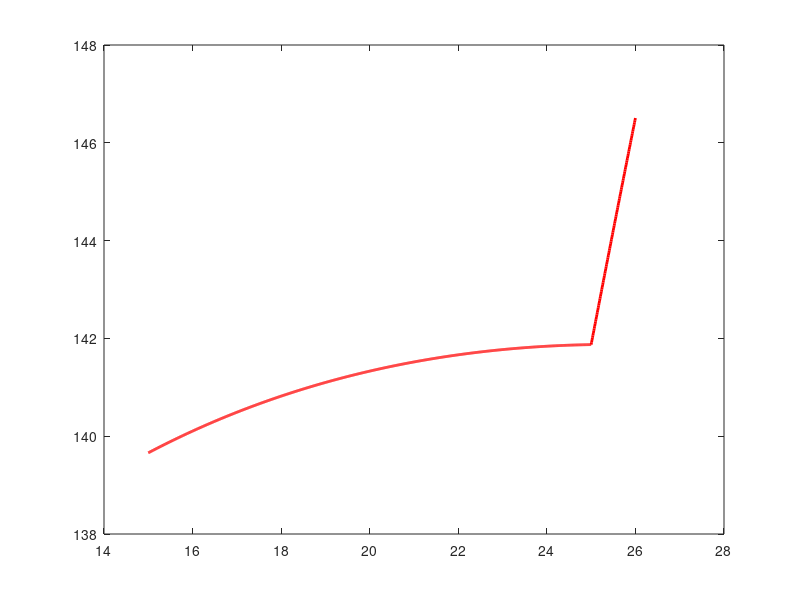

This figure's MATLAB source: (Note: this script raises an error after producing the figure.)
% The cross-section of a copper cable (thermal conductivity kCu = 150 W/(m K),
% specific heat cp,Cu = 350 J/(kg K), density ρCu = 8900 kg/m^3, electrical resistivity
% ρel,Cu = 2 × 10^-8 Ω m) used for the combined transport of liquid nitrogen and electric
% power is shown in the figure. The conductor carries a current I = 20 kA and is internally
% cooled by the flow of nitrogen, which is at a temperature TN = 77 K (heat transfer
% coefficient hint = 1200 W/m^2K), while the outer side is thermally insulated by a layer
% of thermal insulation (thermal conductivity kins = 0.5 W/mK, specific heat cp,ins = 1800 J/kgK,
% density ρins = 2500 kg/m^3, with assumed infinite electrical resistivity), which, in turn,
% exchanges heat with stagnant air at Ta = 25 °C (heat transfer coefficient hext = 15 W/m^2K).
% The contact resistance between the internal copper cylinder and the insulation can be considered negligible.
% Calculate numerically and graphically represent the radial temperature distribution across the
% cross-section of the cable (both in the copper and in the insulation).
% By parametrically varying the thickness of the insulation between 0.1 mm and 15 mm, numerically calculate
% and graphically represent the value of the heat transferred per unit length through the insulation,
% with the aim of evaluating the critical insulation thickness t_c that minimizes the heat losses of the cable.
% Remember that the analytical expression for the critical radius is t_c = k_ins / h_ext - r_in, where r_in is
% the radius of the thermal insulation.


% Laib 4, exercise 3
% Simone Canevarolo
% S269893
% 5/11/2024

clear all
close all
clc

rint = 15e-3; % m, internal radius with N2
sscu = 10e-3; % m, thickness of copper
ssins = 1e-3; % m, thickness of insulant layer
rtot = rint+sscu+ssins; % m
sstot = sscu+ssins; % m

% Copper
kcu = 150; % W/m/L, heat conduction
cpcu = 350; % J/Kg/K, specific heat
rocu = 8900; % Kg/m^3, density
roelcu = 2e-8; % Ohm*m, electrical resistance

II = 20e3; % A

Tn = 77; % K, temperature of nitrogen
hint = 1200; % W/m^2/K

% insulat layer
kins = 0.5; % W/m/K
cpins = 1800; % J/Kg/K
roins = 2500; % Kg/m^3
% roelins = inf. for Hp.

Ta = 298; % K, air temperature externally
ha = 15; % W/m^2/K

dr = 1e-5;
rr = (rint:dr:rtot)';
Nr = length(rr);

rrcu = (rint:dr:(rint+sscu))';
Nrcu = length(rrcu);

Abasecu = pi*((rint+sscu)^2-rint^2);
qv = II^2*roelcu/Abasecu^2;

sub_diag = 1-dr./(2*rr);
main_diag = -2*ones(Nr,1);
sup_diag = 1+dr./(2*rr);

Band = [[sub_diag(2:end);0], main_diag, [0;sup_diag(1:end-1)]];

AA = spdiags(Band,-1:1,Nr,Nr);

bbcu = -qv.*dr^2./kcu*ones(Nrcu,1);
bbis = zeros(Nr-Nrcu,1);
bb = [bbcu; bbis];

AA(1,1) = 1+hint*dr/kcu;
AA(1,2) = -1;
bb(1) = Tn*hint*dr/kcu+qv*dr^2/2;

AA(Nrcu,Nrcu-1) = kcu;
AA(Nrcu,Nrcu) = -kcu-kins;
AA(Nrcu,Nrcu+1) = kins;
bb(Nrcu) = 0;

AA(end,end-1) = -1 ;
AA(end,end) = 1+ha*dr/kins;
bb(end) = Ta*ha*dr/kins;

TT = AA\bb;

figure(1)
plot(rr*1e3,TT,'r','LineWidth',2)
hold on
xline(25,'k','LineWidth',2)
hold off
xlim([15 26])
title('Temperature along the layers')
xlabel('Thickness [mm]')
ylabel('Temperature [K]')
legend('Temperature','Interface','Location','best')

%%

tc_1 = kins/ha-(rint+sscu);
qloss_1 = 2*pi*(rint+sscu+ssins)*ha*(TT(end)-Ta);

ssis = linspace(1e-4,15e-3,30);
qlosses = zeros(length(ssis),1);
tc = zeros(length(ssis),1);

for jj = 1:length(ssis)
    
    tc(jj) = kins/ha-ssis(jj); % critical thickness

    rtot = rint+sscu+ssis(jj); % m
    sstot = sscu+ssins; % m

    dr = 1e-5;
    rr = (rint:dr:rtot)';
    Nr = length(rr);
    
    rrcu = (rint:dr:(rint+sscu))';
    Nrcu = length(rrcu);
    
    Abasecu = pi*((rint+sscu)^2-rint^2);
    qv = II^2*roelcu/Abasecu^2;
    
    sub_diag = 1-dr./(2*rr);
    main_diag = -2*ones(Nr,1);
    sup_diag = 1+dr./(2*rr);
    
    Band = [[sub_diag(2:end);0], main_diag, [0;sup_diag(1:end-1)]];
    
    AA = spdiags(Band,-1:1,Nr,Nr);
    
    bbcu = -qv.*dr^2./kcu*ones(Nrcu,1);
    bbis = zeros(Nr-Nrcu,1);
    bb = [bbcu; bbis];
    
    AA(1,1) = 1+hint*dr/kcu;
    AA(1,2) = -1;
    bb(1) = Tn*hint*dr/kcu+qv*dr^2/2;
    
    AA(Nrcu,Nrcu-1) = kcu;
    AA(Nrcu,Nrcu) = -kcu-kins;
    AA(Nrcu,Nrcu+1) = kins;
    bb(Nrcu) = 0;
    
    AA(end,end-1) = -1 ;
    AA(end,end) = 1+ha*dr/kins;
    bb(end) = Ta*ha*dr/kins;
    
    TT = AA\bb;

    qlosses(jj)=2*pi*(rint+sscu+ssis(jj))*ha*(TT(end)-Ta);

end

figure(2)
plot(ssis*1e3,qlosses,'-r*','LineWidth',2)
title('Heat loss along the diameter vs increase thickness insulant')
xlabel('Thickness [mm]')
ylabel('Heat loss [W/m]')
hold on
xline(tc_1*1e3,'LineWidth',2)
hold off
legend('Heat loss','Location','best')
